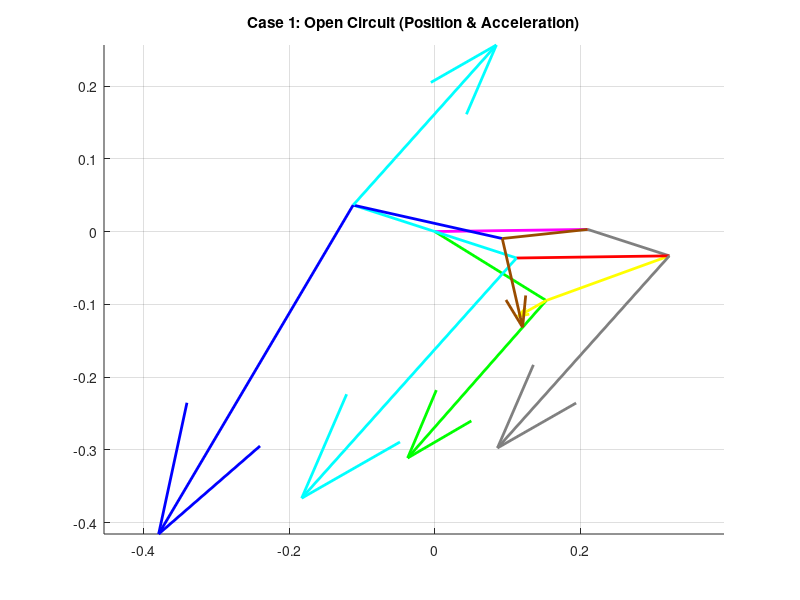
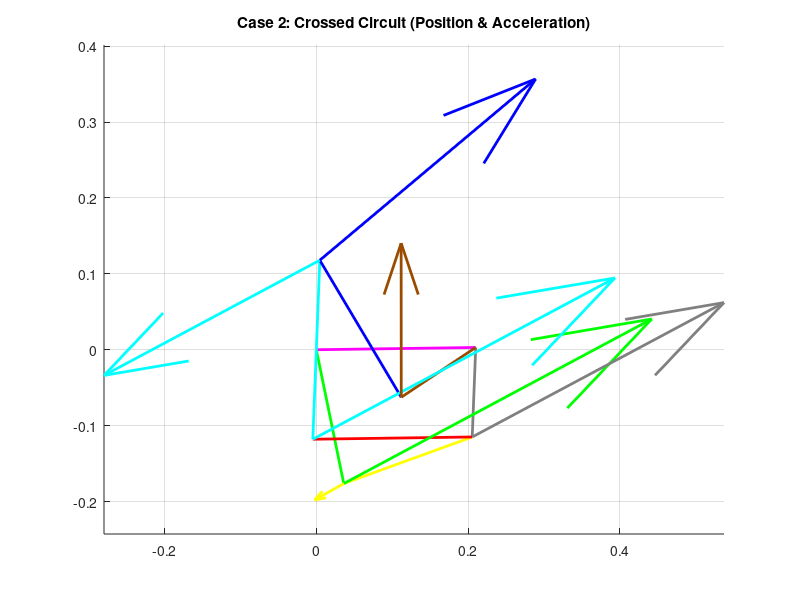

Recreate these plots in MATLAB, in order.
clear all
close all
clc

% ==========================================
% SECTION 1: PARAMETERS & INPUT
% ==========================================
L1 = 0.210; % Ground (Pink)
L2_Loop1 = 0.180; % Green
L3_Loop1 = 0.180; % Yellow
L4_Shared = 0.118; % Grey

L2_Loop2 = 0.118; % Cyan
L3_Loop2 = 0.210; % Red

L2_Loop3 = 0.118; % Cyan (Extended)
L3_Loop3 = 0.210; % Blue
L4_Loop3 = 0.118; % Brown

d = L1;
offset_deg = 0.81;
offset = deg2rad(offset_deg);

q3d_global = 19.94; 
q3 = deg2rad(q3d_global) - offset;

w_Yellow = -2.2;      % Input Angular Velocity
alpha_Yellow = -0.8;  % Input Angular Acceleration

% ==========================================
% SECTION 2: POSITION ANALYSIS
% ==========================================

% --- LOOP 1 ---
a = L2_Loop1; b = L3_Loop1; c = L4_Shared;
K1=d/b; K2=d/c; K3=(b^2-a^2+c^2+d^2)/(2*b*c); K4=d/a; K5=(c^2-d^2-b^2-a^2)/(2*b*a);
A=cos(q3)-K1-K2*cos(q3)+K3; B=-2*sin(q3); C=K1-(K2+1)*cos(q3)+K3;
D=cos(q3)-K1+K4*cos(q3)+K5; E=-2*sin(q3); F=K1+(K4-1)*cos(q3)+K5;

q4_L1_open = 2*atan((-B - sqrt(B^2 - 4*A*C))/(2*A));
q2_L1_open = 2*atan((-E - sqrt(E^2 - 4*D*F))/(2*D));
q4_L1_cross = 2*atan((-B + sqrt(B^2 - 4*A*C))/(2*A));
q2_L1_cross = 2*atan((-E + sqrt(E^2 - 4*D*F))/(2*D));

% --- LOOP 2 ---
a = L2_Loop2; b = L3_Loop2; c = L4_Shared;
K1_L2=d/c; K2_L2=d/a; K3_L2=(c^2-b^2+a^2+d^2)/(2*c*a); K4_L2=d/b; K5_L2=(a^2-d^2-c^2-b^2)/(2*c*b);

% Case 1 (Open)
q_in_1 = q4_L1_open;
A2_1=cos(q_in_1)-K1_L2-K2_L2*cos(q_in_1)+K3_L2; B2_1=-2*sin(q_in_1); C2_1=K1_L2-(K2_L2+1)*cos(q_in_1)+K3_L2;
D2_1=cos(q_in_1)-K1_L2+K4_L2*cos(q_in_1)+K5_L2; E2_1=-2*sin(q_in_1); F2_1=K1_L2+(K4_L2-1)*cos(q_in_1)+K5_L2;
q2_Cyan_1 = 2*atan((-B2_1 + sqrt(B2_1^2 - 4*A2_1*C2_1))/(2*A2_1)); 
q3_Red_1 = 2*atan((-E2_1 + sqrt(E2_1^2 - 4*D2_1*F2_1))/(2*D2_1));

% Case 2 (Crossed)
q_in_2 = q4_L1_cross;
A2_2=cos(q_in_2)-K1_L2-K2_L2*cos(q_in_2)+K3_L2; B2_2=-2*sin(q_in_2); C2_2=K1_L2-(K2_L2+1)*cos(q_in_2)+K3_L2;
D2_2=cos(q_in_2)-K1_L2+K4_L2*cos(q_in_2)+K5_L2; E2_2=-2*sin(q_in_2); F2_2=K1_L2+(K4_L2-1)*cos(q_in_2)+K5_L2;
q2_Cyan_2 = 2*atan((-B2_2 + sqrt(B2_2^2 - 4*A2_2*C2_2))/(2*A2_2)); 
q3_Red_2 = 2*atan((-E2_2 + sqrt(E2_2^2 - 4*D2_2*F2_2))/(2*D2_2));

% --- LOOP 3 ---
a = L2_Loop3; b = L3_Loop3; c = L4_Loop3;
K1_L3=d/a; K2_L3=d/c; K3_L3=(a^2-b^2+c^2+d^2)/(2*a*c); K4_L3=d/b; K5_L3=(c^2-d^2-a^2-b^2)/(2*a*b);

% Case 1 (Open)
q_in_3_1 = q2_Cyan_1 + pi;
A3_1=cos(q_in_3_1)-K1_L3-K2_L3*cos(q_in_3_1)+K3_L3; B3_1=-2*sin(q_in_3_1); C3_1=K1_L3-(K2_L3+1)*cos(q_in_3_1)+K3_L3;
D3_1=cos(q_in_3_1)-K1_L3+K4_L3*cos(q_in_3_1)+K5_L3; E3_1=-2*sin(q_in_3_1); F3_1=K1_L3+(K4_L3-1)*cos(q_in_3_1)+K5_L3;
q4_Brown_1 = 2*atan((-B3_1 + sqrt(B3_1^2 - 4*A3_1*C3_1))/(2*A3_1));
q3_Blue_1 = 2*atan((-E3_1 + sqrt(E3_1^2 - 4*D3_1*F3_1))/(2*D3_1));

% Case 2 (Crossed)
q_in_3_2 = q2_Cyan_2 + pi;
A3_2=cos(q_in_3_2)-K1_L3-K2_L3*cos(q_in_3_2)+K3_L3; B3_2=-2*sin(q_in_3_2); C3_2=K1_L3-(K2_L3+1)*cos(q_in_3_2)+K3_L3;
D3_2=cos(q_in_3_2)-K1_L3+K4_L3*cos(q_in_3_2)+K5_L3; E3_2=-2*sin(q_in_3_2); F3_2=K1_L3+(K4_L3-1)*cos(q_in_3_2)+K5_L3;
q4_Brown_2 = 2*atan((-B3_2 + sqrt(B3_2^2 - 4*A3_2*C3_2))/(2*A3_2));
q3_Blue_2 = 2*atan((-E3_2 + sqrt(E3_2^2 - 4*D3_2*F3_2))/(2*D3_2));

% ==========================================
% SECTION 3: VELOCITY ANALYSIS
% ==========================================

% --- Loop 1 ---
a=L2_Loop1; b=L3_Loop1; c=L4_Shared;
% Case 1
w_Grey_1 = (b * w_Yellow * sin(q3 - q2_L1_open)) / (c * sin(q4_L1_open - q2_L1_open));
w_Green_1 = (b * w_Yellow * sin(q4_L1_open - q3)) / (a * sin(q4_L1_open - q2_L1_open));
% Case 2
w_Grey_2 = (b * w_Yellow * sin(q3 - q2_L1_cross)) / (c * sin(q4_L1_cross - q2_L1_cross));
w_Green_2 = (b * w_Yellow * sin(q4_L1_cross - q3)) / (a * sin(q4_L1_cross - q2_L1_cross));

% --- Loop 2 ---
a=L2_Loop2; b=L3_Loop2; c=L4_Shared;
% Case 1
w_Cyan_1 = (c * w_Grey_1 * sin(q4_L1_open - q3_Red_1)) / (a * sin(q2_Cyan_1 - q3_Red_1));
w_Red_1 = (c * w_Grey_1 * sin(q4_L1_open - q2_Cyan_1)) / (b * sin(q3_Red_1 - q2_Cyan_1));
% Case 2
w_Cyan_2 = (c * w_Grey_2 * sin(q4_L1_cross - q3_Red_2)) / (a * sin(q2_Cyan_2 - q3_Red_2));
w_Red_2 = (c * w_Grey_2 * sin(q4_L1_cross - q2_Cyan_2)) / (b * sin(q3_Red_2 - q2_Cyan_2));

% --- Loop 3 ---
a=L2_Loop3; b=L3_Loop3; c=L4_Loop3;
% Case 1
w_Brown_1 = (a * w_Cyan_1 * sin(q_in_3_1 - q3_Blue_1)) / (c * sin(q4_Brown_1 - q3_Blue_1));
w_Blue_1 = (a * w_Cyan_1 * sin(q4_Brown_1 - q_in_3_1)) / (b * sin(q4_Brown_1 - q3_Blue_1));
% Case 2
w_Brown_2 = (a * w_Cyan_2 * sin(q_in_3_2 - q3_Blue_2)) / (c * sin(q4_Brown_2 - q3_Blue_2));
w_Blue_2 = (a * w_Cyan_2 * sin(q4_Brown_2 - q_in_3_2)) / (b * sin(q4_Brown_2 - q3_Blue_2));

% ==========================================
% SECTION 5: ACCELERATION ANALYSIS
% ==========================================
% Using Cramer's Rule Formula (A,B,C,D,E,F)
% Eq: A*x + B*y = C
%     D*x + E*y = F
% x = (C*E - B*F) / (A*E - B*D)
% y = (A*F - C*D) / (A*E - B*D)

% --- Loop 1: Green(2) + Yellow(3) - Grey(4) = 0 ---
% Unknowns: x=alpha_Green(2), y=alpha_Grey(4)
% Known: alpha_Yellow(3) = -0.8
a = L2_Loop1; b = L3_Loop1; c = L4_Shared;

% Case 1 (Open)
A_coef = -a*sin(q2_L1_open); 
B_coef = c*sin(q4_L1_open); % Note: Term -c*alpha4 moved to LHS becomes +c*sin
D_coef = a*cos(q2_L1_open); 
E_coef = -c*cos(q4_L1_open);

% RHS Terms (Moved w^2 and alpha_Yellow to RHS)
C_val = a*w_Green_1^2*cos(q2_L1_open) + b*w_Yellow^2*cos(q3) + b*alpha_Yellow*sin(q3) - c*w_Grey_1^2*cos(q4_L1_open);
F_val = a*w_Green_1^2*sin(q2_L1_open) + b*w_Yellow^2*sin(q3) - b*alpha_Yellow*cos(q3) - c*w_Grey_1^2*sin(q4_L1_open);

alpha_Green_1 = (C_val*E_coef - B_coef*F_val) / (A_coef*E_coef - B_coef*D_coef);
alpha_Grey_1  = (A_coef*F_val - C_val*D_coef) / (A_coef*E_coef - B_coef*D_coef);

% Case 2 (Crossed)
A_coef = -a*sin(q2_L1_cross); 
B_coef = c*sin(q4_L1_cross);
D_coef = a*cos(q2_L1_cross); 
E_coef = -c*cos(q4_L1_cross);

C_val = a*w_Green_2^2*cos(q2_L1_cross) + b*w_Yellow^2*cos(q3) + b*alpha_Yellow*sin(q3) - c*w_Grey_2^2*cos(q4_L1_cross);
F_val = a*w_Green_2^2*sin(q2_L1_cross) + b*w_Yellow^2*sin(q3) - b*alpha_Yellow*cos(q3) - c*w_Grey_2^2*sin(q4_L1_cross);

alpha_Green_2 = (C_val*E_coef - B_coef*F_val) / (A_coef*E_coef - B_coef*D_coef);
alpha_Grey_2  = (A_coef*F_val - C_val*D_coef) / (A_coef*E_coef - B_coef*D_coef);


% --- Loop 2: Cyan(2) + Red(3) - Grey(4) = 0 ---
% Unknowns: x=alpha_Cyan(2), y=alpha_Red(3)
% Known: alpha_Grey(4) from Loop 1
a = L2_Loop2; b = L3_Loop2; c = L4_Shared;

% Case 1
A_coef = -a*sin(q2_Cyan_1); 
B_coef = -b*sin(q3_Red_1);
D_coef = a*cos(q2_Cyan_1);  
E_coef = b*cos(q3_Red_1);

% RHS (Includes Grey Known Terms)
C_val = a*w_Cyan_1^2*cos(q2_Cyan_1) + b*w_Red_1^2*cos(q3_Red_1) - c*w_Grey_1^2*cos(q4_L1_open) - c*alpha_Grey_1*sin(q4_L1_open);
F_val = a*w_Cyan_1^2*sin(q2_Cyan_1) + b*w_Red_1^2*sin(q3_Red_1) - c*w_Grey_1^2*sin(q4_L1_open) + c*alpha_Grey_1*cos(q4_L1_open);

alpha_Cyan_1 = (C_val*E_coef - B_coef*F_val) / (A_coef*E_coef - B_coef*D_coef);
alpha_Red_1  = (A_coef*F_val - C_val*D_coef) / (A_coef*E_coef - B_coef*D_coef);

% Case 2
A_coef = -a*sin(q2_Cyan_2); 
B_coef = -b*sin(q3_Red_2);
D_coef = a*cos(q2_Cyan_2);  
E_coef = b*cos(q3_Red_2);

C_val = a*w_Cyan_2^2*cos(q2_Cyan_2) + b*w_Red_2^2*cos(q3_Red_2) - c*w_Grey_2^2*cos(q4_L1_cross) - c*alpha_Grey_2*sin(q4_L1_cross);
F_val = a*w_Cyan_2^2*sin(q2_Cyan_2) + b*w_Red_2^2*sin(q3_Red_2) - c*w_Grey_2^2*sin(q4_L1_cross) + c*alpha_Grey_2*cos(q4_L1_cross);

alpha_Cyan_2 = (C_val*E_coef - B_coef*F_val) / (A_coef*E_coef - B_coef*D_coef);
alpha_Red_2  = (A_coef*F_val - C_val*D_coef) / (A_coef*E_coef - B_coef*D_coef);


% --- Loop 3: Cyan(2) + Blue(3) - Brown(4) = 0 ---
% Unknowns: x=alpha_Blue(3), y=alpha_Brown(4)
% Known: alpha_Cyan(2) from Loop 2
a = L2_Loop3; b = L3_Loop3; c = L4_Loop3;

% Case 1
A_coef = -b*sin(q3_Blue_1); 
B_coef = c*sin(q4_Brown_1);
D_coef = b*cos(q3_Blue_1);  
E_coef = -c*cos(q4_Brown_1);

C_val = a*w_Cyan_1^2*cos(q_in_3_1) + a*alpha_Cyan_1*sin(q_in_3_1) + b*w_Blue_1^2*cos(q3_Blue_1) - c*w_Brown_1^2*cos(q4_Brown_1);
F_val = a*w_Cyan_1^2*sin(q_in_3_1) - a*alpha_Cyan_1*cos(q_in_3_1) + b*w_Blue_1^2*sin(q3_Blue_1) - c*w_Brown_1^2*sin(q4_Brown_1);

alpha_Blue_1  = (C_val*E_coef - B_coef*F_val) / (A_coef*E_coef - B_coef*D_coef);
alpha_Brown_1 = (A_coef*F_val - C_val*D_coef) / (A_coef*E_coef - B_coef*D_coef);

% Case 2
A_coef = -b*sin(q3_Blue_2); 
B_coef = c*sin(q4_Brown_2);
D_coef = b*cos(q3_Blue_2);  
E_coef = -c*cos(q4_Brown_2);

C_val = a*w_Cyan_2^2*cos(q_in_3_2) + a*alpha_Cyan_2*sin(q_in_3_2) + b*w_Blue_2^2*cos(q3_Blue_2) - c*w_Brown_2^2*cos(q4_Brown_2);
F_val = a*w_Cyan_2^2*sin(q_in_3_2) - a*alpha_Cyan_2*cos(q_in_3_2) + b*w_Blue_2^2*sin(q3_Blue_2) - c*w_Brown_2^2*sin(q4_Brown_2);

alpha_Blue_2  = (C_val*E_coef - B_coef*F_val) / (A_coef*E_coef - B_coef*D_coef);
alpha_Brown_2 = (A_coef*F_val - C_val*D_coef) / (A_coef*E_coef - B_coef*D_coef);


% --- DISPLAY ACCELERATION RESULTS ---
disp('======================================');
disp('    ANGULAR ACCELERATION (rad/s^2)');
disp('======================================');
disp('--- CASE 1 (OPEN) ---');
disp(['  alpha_Green:  ', num2str(alpha_Green_1)]);
disp(['  alpha_Yellow: ', num2str(alpha_Yellow)]);
disp(['  alpha_Grey:   ', num2str(alpha_Grey_1)]);
disp(['  alpha_Cyan:   ', num2str(alpha_Cyan_1)]);
disp(['  alpha_Red:    ', num2str(alpha_Red_1)]);
disp(['  alpha_Blue:   ', num2str(alpha_Blue_1)]);
disp(['  alpha_Brown:  ', num2str(alpha_Brown_1)]);
disp(' ');
disp('--- CASE 2 (CROSSED) ---');
disp(['  alpha_Green:  ', num2str(alpha_Green_2)]);
disp(['  alpha_Yellow: ', num2str(alpha_Yellow)]);
disp(['  alpha_Grey:   ', num2str(alpha_Grey_2)]);
disp(['  alpha_Cyan:   ', num2str(alpha_Cyan_2)]);
disp(['  alpha_Red:    ', num2str(alpha_Red_2)]);
disp(['  alpha_Blue:   ', num2str(alpha_Blue_2)]);
disp(['  alpha_Brown:  ', num2str(alpha_Brown_2)]);


% ==========================================
% SECTION 6: VECTORS & PLOTTING
% ==========================================
% Vector A = (j*alpha*L - L*w^2) * exp(j*theta)
% Tangential = j*alpha*L, Normal = -L*w^2
RO4O2 = L1*exp(1i*offset);
RO4O2x = real(RO4O2); RO4O2y = imag(RO4O2);
AccScale = 0.02; % Adjusted scale for visibility

% --- Case 1 Vectors ---
A_Green_1 = (1i*alpha_Green_1*L2_Loop1 - L2_Loop1*w_Green_1^2) * exp(1i*(q2_L1_open+offset));
A_Yellow_Rel_1 = (1i*alpha_Yellow*L3_Loop1 - L3_Loop1*w_Yellow^2) * exp(1i*(q3+offset));
A_Grey_1 = (1i*alpha_Grey_1*L4_Shared - L4_Shared*w_Grey_1^2) * exp(1i*(q4_L1_open+offset));
A_Cyan_1 = (1i*alpha_Cyan_1*L2_Loop2 - L2_Loop2*w_Cyan_1^2) * exp(1i*(q2_Cyan_1+offset));
A_Red_Rel_1 = (1i*alpha_Red_1*L3_Loop2 - L3_Loop2*w_Red_1^2) * exp(1i*(q3_Red_1+offset));
A_Cyan_Up_1 = (1i*alpha_Cyan_1*L2_Loop3 - L2_Loop3*w_Cyan_1^2) * exp(1i*(q_in_3_1+offset));
A_Blue_Rel_1 = (1i*alpha_Blue_1*L3_Loop3 - L3_Loop3*w_Blue_1^2) * exp(1i*(q3_Blue_1+offset));
A_Brown_1 = (1i*alpha_Brown_1*L4_Loop3 - L4_Loop3*w_Brown_1^2) * exp(1i*(q4_Brown_1+offset));

% --- Case 2 Vectors ---
A_Green_2 = (1i*alpha_Green_2*L2_Loop1 - L2_Loop1*w_Green_2^2) * exp(1i*(q2_L1_cross+offset));
A_Yellow_Rel_2 = (1i*alpha_Yellow*L3_Loop1 - L3_Loop1*w_Yellow^2) * exp(1i*(q3+offset));
A_Grey_2 = (1i*alpha_Grey_2*L4_Shared - L4_Shared*w_Grey_2^2) * exp(1i*(q4_L1_cross+offset));
A_Cyan_2 = (1i*alpha_Cyan_2*L2_Loop2 - L2_Loop2*w_Cyan_2^2) * exp(1i*(q2_Cyan_2+offset));
A_Red_Rel_2 = (1i*alpha_Red_2*L3_Loop2 - L3_Loop2*w_Red_2^2) * exp(1i*(q3_Red_2+offset));
A_Cyan_Up_2 = (1i*alpha_Cyan_2*L2_Loop3 - L2_Loop3*w_Cyan_2^2) * exp(1i*(q_in_3_2+offset));
A_Blue_Rel_2 = (1i*alpha_Blue_2*L3_Loop3 - L3_Loop3*w_Blue_2^2) * exp(1i*(q3_Blue_2+offset));
A_Brown_2 = (1i*alpha_Brown_2*L4_Loop3 - L4_Loop3*w_Brown_2^2) * exp(1i*(q4_Brown_2+offset));

% --- Plot Case 1 ---
figure(1);
hold on; title('Case 1: Open Circuit (Position & Acceleration)');
% 1. Plot Mechanism (Position) - EXACTLY AS REQUESTED
R_Green = L2_Loop1*exp(1i*(q2_L1_open+offset));
R_Grey = L4_Shared*exp(1i*(q4_L1_open+offset));
R_Cyan = L2_Loop2*exp(1i*(q2_Cyan_1+offset));
R_Cyan_Up = L2_Loop3*exp(1i*(q_in_3_1+offset));
R_Brown = L4_Loop3*exp(1i*(q4_Brown_1+offset));

plot([0 RO4O2x], [0 RO4O2y], 'm-', 'LineWidth', 2); % Ground
plot([0 real(R_Green)], [0 imag(R_Green)], 'g-', 'LineWidth', 2); % Green
plot([real(R_Green) real(R_Grey)+RO4O2x], [imag(R_Green) imag(R_Grey)+RO4O2y], 'y-', 'LineWidth', 2); % Yellow
plot([RO4O2x real(R_Grey)+RO4O2x], [RO4O2y imag(R_Grey)+RO4O2y], 'Color', [0.5 0.5 0.5], 'LineWidth', 2); % Grey
plot([0 real(R_Cyan)], [0 imag(R_Cyan)], 'c-', 'LineWidth', 2); % Cyan
plot([real(R_Cyan) real(R_Grey)+RO4O2x], [imag(R_Cyan) imag(R_Grey)+RO4O2y], 'r-', 'LineWidth', 2); % Red
plot([0 real(R_Cyan_Up)], [0 imag(R_Cyan_Up)], 'c-', 'LineWidth', 2); % Cyan Up
plot([real(R_Cyan_Up) real(R_Brown)+RO4O2x], [imag(R_Cyan_Up) imag(R_Brown)+RO4O2y], 'b-', 'LineWidth', 2); % Blue
plot([RO4O2x real(R_Brown)+RO4O2x], [RO4O2y imag(R_Brown)+RO4O2y], 'Color', [0.6 0.3 0], 'LineWidth', 2); % Brown

% 2. Plot Acceleration Vectors (Quiver)
quiver(real(R_Green), imag(R_Green), real(A_Green_1)/120, imag(A_Green_1)/120, 0, 'Color', 'g', 'LineWidth', 2);
quiver(real(R_Green), imag(R_Green), real(A_Yellow_Rel_1)/20, imag(A_Yellow_Rel_1)/20, 0, 'Color', 'y', 'LineWidth', 2);
quiver(real(R_Grey)+RO4O2x, imag(R_Grey)+RO4O2y, real(A_Grey_1)/100, imag(A_Grey_1)/100, 0, 'Color',[0.5 0.5 0.5], 'LineWidth', 2);
quiver(real(R_Cyan), imag(R_Cyan), real(A_Cyan_1)/80, imag(A_Cyan_1)/80, 0, 'c', 'LineWidth', 2);
quiver(real(R_Cyan), imag(R_Cyan), real(A_Red_Rel_1)/40, imag(A_Red_Rel_1)/40, 0, 'r', 'LineWidth', 2);
quiver(real(R_Cyan_Up), imag(R_Cyan_Up), real(A_Cyan_Up_1)/120, imag(A_Cyan_Up_1)/120, 0, 'c', 'LineWidth', 2);
quiver(real(R_Cyan_Up), imag(R_Cyan_Up), real(A_Blue_Rel_1)/80, imag(A_Blue_Rel_1)/80, 0, 'b', 'LineWidth', 2);
quiver(real(R_Brown)+RO4O2x, imag(R_Brown)+RO4O2y, real(A_Brown_1)/80, imag(A_Brown_1)/80, 0, 'Color', [0.6 0.3 0], 'LineWidth', 2);

axis equal; grid on;

% --- Plot Case 2 ---
figure(2);
hold on; title('Case 2: Crossed Circuit (Position & Acceleration)');
% 1. Plot Mechanism (Position)
R_Green_2 = L2_Loop1*exp(1i*(q2_L1_cross+offset));
R_Grey_2 = L4_Shared*exp(1i*(q4_L1_cross+offset));
R_Cyan_2 = L2_Loop2*exp(1i*(q2_Cyan_2+offset));
R_Cyan_Up_2 = L2_Loop3*exp(1i*(q_in_3_2+offset));
R_Brown_2 = L4_Loop3*exp(1i*(q4_Brown_2+offset));

plot([0 RO4O2x], [0 RO4O2y], 'm-', 'LineWidth', 2);
plot([0 real(R_Green_2)], [0 imag(R_Green_2)], 'g-', 'LineWidth', 2);
plot([real(R_Green_2) real(R_Grey_2)+RO4O2x], [imag(R_Green_2) imag(R_Grey_2)+RO4O2y], 'y-', 'LineWidth', 2);
plot([RO4O2x real(R_Grey_2)+RO4O2x], [RO4O2y imag(R_Grey_2)+RO4O2y], 'Color', [0.5 0.5 0.5], 'LineWidth', 2);
plot([0 real(R_Cyan_2)], [0 imag(R_Cyan_2)], 'c-', 'LineWidth', 2);
plot([real(R_Cyan_2) real(R_Grey_2)+RO4O2x], [imag(R_Cyan_2) imag(R_Grey_2)+RO4O2y], 'r-', 'LineWidth', 2);
plot([0 real(R_Cyan_Up_2)], [0 imag(R_Cyan_Up_2)], 'c-', 'LineWidth', 2);
plot([real(R_Cyan_Up_2) real(R_Brown_2)+RO4O2x], [imag(R_Cyan_Up_2) imag(R_Brown_2)+RO4O2y], 'b-', 'LineWidth', 2);
plot([RO4O2x real(R_Brown_2)+RO4O2x], [RO4O2y imag(R_Brown_2)+RO4O2y], 'Color', [0.6 0.3 0], 'LineWidth', 2);

% 2. Plot Acceleration Vectors (Quiver)
quiver(real(R_Green_2), imag(R_Green_2), real(A_Green_2)/100, imag(A_Green_2)/100, 0, 'g', 'LineWidth', 2);
quiver(real(R_Green_2), imag(R_Green_2), real(A_Yellow_Rel_2)/20, imag(A_Yellow_Rel_2)/20, 0, 'y', 'LineWidth', 2);
quiver(real(R_Grey_2)+RO4O2x, imag(R_Grey_2)+RO4O2y, real(A_Grey_2)/120, imag(A_Grey_2)/120, 0, 'Color',[0.5 0.5 0.5], 'LineWidth', 2);
quiver(real(R_Cyan_2), imag(R_Cyan_2), real(A_Cyan_2)/100, imag(A_Cyan_2)/100, 0, 'c', 'LineWidth', 2);
quiver(real(R_Cyan_2), imag(R_Cyan_2), real(A_Red_Rel_2)/20, imag(A_Red_Rel_2)/20, 0, 'r', 'LineWidth', 2);
quiver(real(R_Cyan_Up_2), imag(R_Cyan_Up_2), real(A_Cyan_Up_2)/140, imag(A_Cyan_Up_2)/140, 0, 'c', 'LineWidth', 2);
quiver(real(R_Cyan_Up_2), imag(R_Cyan_Up_2), real(A_Blue_Rel_2)/140, imag(A_Blue_Rel_2)/140, 0, 'b', 'LineWidth', 2);
quiver(real(R_Brown_2)+RO4O2x, imag(R_Brown_2)+RO4O2y, real(A_Brown_2)/60, imag(A_Brown_2)/60, 0, 'Color', [0.6 0.3 0], 'LineWidth', 2);

axis equal; grid on;
